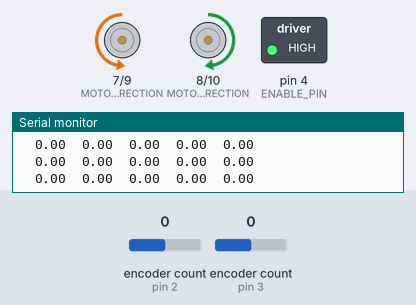
Recording of a sketch running on a simulated Arduino Uno, built with avr-gcc and run on an emulated ATmega328P. Shown: direction and speed pins drawn as motors (green arrow = direction pin HIGH = forward, orange = LOW = backward, longer = more drive), switched loads named in the sketch (green lamp = pin HIGH), the last lines printed to the serial monitor. The inputs (shaded band) are chosen by the test bench; at power-on: encoder count (sensors on pin 2, pin 3) 0.

Above: at 1.2 s.
1.3 s: encoder count (sensor on pin 2) set to 1
At 2.5 s:
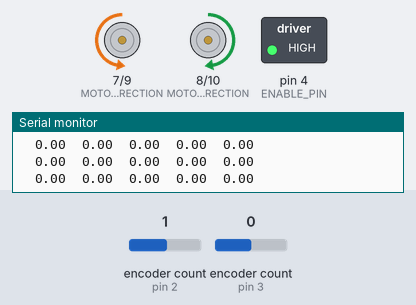
2.8 s: encoder count (sensor on pin 3) set to -1
At 3.7 s:
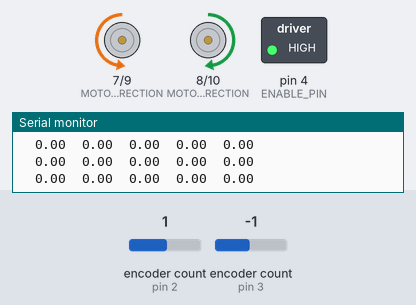
4.3 s: encoder count (sensor on pin 2) set to 5
At 5.0 s:
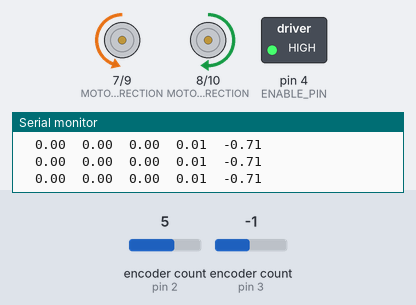
5.8 s: encoder count (sensor on pin 3) set to 3
At 7.2 s:
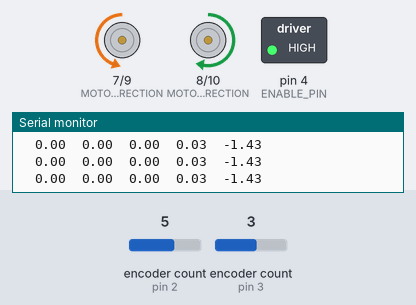
Timing chart, 0 to 8.3 s (numbered marks = the images above; inputs shaded):
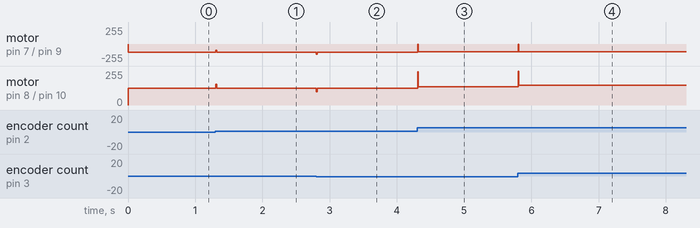

Measured:
- after the input at 1.3 s, motor on pin 7 (MOTOR_1_DIRECTION) / pin 9 (MOTOR_1_PWM): backward 127/255 → backward 97/255 at once, → backward 127/255 0.01 s later; motor on pin 8 (MOTOR_2_DIRECTION) / pin 10 (MOTOR_2_PWM): forward 127/255 → forward 157/255 at once, → forward 127/255 0.01 s later
- after the input at 2.8 s, motor on pin 7 (MOTOR_1_DIRECTION) / pin 9 (MOTOR_1_PWM): backward 127/255 → backward 154/255 at once, → backward 127/255 0.01 s later; motor on pin 8 (MOTOR_2_DIRECTION) / pin 10 (MOTOR_2_PWM): forward 127/255 → forward 100/255 at once, → forward 127/255 0.01 s later
- after the input at 4.3 s, motor on pin 7 (MOTOR_1_DIRECTION) / pin 9 (MOTOR_1_PWM): backward 127/255 → backward 116/255 at once; motor on pin 8 (MOTOR_2_DIRECTION) / pin 10 (MOTOR_2_PWM): forward 127/255 → forward 138/255 at once
- after the input at 5.8 s, motor on pin 7 (MOTOR_1_DIRECTION) / pin 9 (MOTOR_1_PWM): backward 116/255 → stopped at once, → backward 116/255 0.01 s later; motor on pin 8 (MOTOR_2_DIRECTION) / pin 10 (MOTOR_2_PWM): forward 138/255 → forward 149/255 at once

The sketch:

arduino_controller.ino
```cpp
/**
 * This is the "main" file for the Demo1 controller, which contains the setup()
 * and loop() for the actual controller itself.
 *
 * @author Luke Henke
 * @authur Gabe Alcantar-Lopez
 *
 * Class: Seed Lab.
 */
#include "constants.h"
#include <Encoder.h>
#include "functions.h"
#include "phi_controller.h"
#include "rho_controller.h"

// -------- I2C defines --------
#define SLAVE_ADDRESS 0x04

// Setup the wheel encoder.
Encoder rightWheel1(A_1_PIN, B_1_PIN); // right wheel is wheel #1
Encoder leftWheel2(A_2_PIN, B_2_PIN);

void setup() {
    pinMode(MOTOR_1_PWM, OUTPUT);
    pinMode(MOTOR_1_DIRECTION, OUTPUT);
    pinMode(MOTOR_2_PWM, OUTPUT);
    pinMode(MOTOR_2_DIRECTION, OUTPUT);

    // Turn on the ENABLE pin
    pinMode(ENABLE_PIN, OUTPUT);
    digitalWrite(ENABLE_PIN, HIGH);

    // Setup SF / status. LOW is a fault.
    pinMode(STATUS_FLAG, INPUT);

    Serial.begin(74880);
}

void loop() {
    unsigned long start_time = millis();

    static double oldWheel1RPosition = 0;
    static double oldWheel2LPosition = 0;

    // Get the theta's
    double newWheel1RPosition = rightWheel1.read() * 2*PI / COUNTS_PER_ROTATION; // [rad]
    double newWheel2LPosition = -1*leftWheel2.read() * 2*PI / COUNTS_PER_ROTATION; // [rad]

    // Get the theta_dots.
    double rightWheel1Velocity = (newWheel1RPosition - oldWheel1RPosition) / PERIOD * 1e3; // [rad/s]
    double leftWheel2Velocity = (newWheel2LPosition - oldWheel2LPosition) / PERIOD * 1e3; // [rad/s]

    // rho/phi_dot are based on the velocity measurements
    double rho_dot = WHEEL_RADIUS * (rightWheel1Velocity + leftWheel2Velocity) / 2;
    double phi_dot = WHEEL_RADIUS * (rightWheel1Velocity - leftWheel2Velocity) / DISTANCE_B_W_WHEELS;

    // phi/rho (normal) are calculated based on position measurements
    double phi = WHEEL_RADIUS * (newWheel1RPosition - newWheel2LPosition) / DISTANCE_B_W_WHEELS;
    double rho = WHEEL_RADIUS * (newWheel1RPosition + newWheel2LPosition) / 2;

    // If this is demo2, do the turn first, *then* move the 1 foot
    #ifdef DEMO_2
        SET_RHO = 0.0;
        // Only do the PHI controller until we've basically gotten it right
        if (withinEpsilon(phi, SET_PHI, 0.02)) { // withinEpsilon(phi, SET_PHI, 0.01)
            // Then, turn on the RHO controller
            SET_RHO = 0.3048; // 1 foot in meters
        }
    #endif

    // Get the new values from the control system
    double deltaVa = completePhiController(phi_dot, phi);
    double Va = completeRhoController(rho_dot, rho);

    // If both constraints are satisified, shut off the controller
    if (withinEpsilon(phi, SET_PHI, 0.005) && withinEpsilon(rho, SET_RHO, 0.02)) {
        deltaVa = Va = 0;
    }

    // If the VAs are small, then just round them down to 0.
    if (abs(deltaVa) <= 0.3) deltaVa = 0;
    if (abs(Va) <= 0.3) Va = 0;

    // Get wheel voltages from these
    double rightWheel1Voltage = calculateV1(Va, deltaVa);
    double leftWheel2Voltage = calculateV2(Va, deltaVa);

    // Convert to PWM & direction
    double rightWheel1Direction = WHEEL_1_FORWARD, leftWheel2Direction = WHEEL_2_FORWARD;
    if (rightWheel1Voltage < 0) {
        rightWheel1Voltage *= -1;
        rightWheel1Direction = WHEEL_1_BACKWARD;
    }

    if (leftWheel2Voltage < 0) {
        leftWheel2Voltage *= -1;
        leftWheel2Direction = WHEEL_2_BACKWARD;
    }

    double rightWheel1PWM = voltageToPWM(rightWheel1Voltage);
    double leftWheel2PWM = voltageToPWM(leftWheel2Voltage);

    // Set the values
    analogWrite(MOTOR_1_PWM, rightWheel1PWM);
    digitalWrite(MOTOR_1_DIRECTION, rightWheel1Direction);

    analogWrite(MOTOR_2_PWM, leftWheel2PWM);
    digitalWrite(MOTOR_2_DIRECTION, leftWheel2Direction);

    #ifdef DEBUG_MAIN
        // Print values of interest
        // Serial.print(start_time);
        Serial.print("\t");
        Serial.print(rightWheel1Velocity);
        Serial.print("\t");
        Serial.print(leftWheel2Velocity);
        Serial.print("\t");
        // Serial.print(rho_dot);
        // Serial.print("\t");
        // Serial.print(phi_dot);
        // Serial.print("\t");
        Serial.print(rho);
        Serial.print("\t");
        Serial.print(phi);
        Serial.print("\t");
        Serial.print(deltaVa);
        Serial.print("\t");
        // Serial.print(Va);

        // Serial.print(rightWheel1PWM);
        // Serial.print("\t");
        // Serial.print(leftWheel2PWM);
        // Serial.println();
        // Serial.print(start_time);
        // Serial.print("\t");
        // Serial.print(SET_PHI);
        // Serial.print("\t");
        // Serial.print(phi);
        Serial.println();
    #endif

    oldWheel1RPosition = newWheel1RPosition;
    oldWheel2LPosition = newWheel2LPosition;

    unsigned long end_time = millis();

    if (end_time - start_time > PERIOD) {
        Serial.println("ERROR - Main takes too long");
    }

    // Wait for PERIOD time
    while (millis() < start_time + PERIOD);
}
```

constants.h
```cpp
/**
 * This file contains the contains used across the control system, almost all as #DEFINE's
 *
 * @author Luke Henke
 * @authur Gabe Alcantar-Lopez
 *
 * Class: Seed Lab.
 */

#pragma once

#define ENCODER_OPTIMIZE_INTERRUPTS
#define DEBUG_MAIN

// A & B pins for encoder 1
#define A_1_PIN 2
#define B_1_PIN 5

// A & B pins for encoder 2
#define A_2_PIN 3
#define B_2_PIN 6

#define ANGULAR_RESET_PIN 8

// Constants used in the calculations
// TODO: this should be 16*50, since only *one* pin is on an interrupt pin... :/
#define COUNTS_PER_ROTATION (64*50) // 64 if both A&B on interrupt pins, 16 else

// -------- Motor Defines ----------
#define MOTOR_1_PWM 9
#define MOTOR_1_DIRECTION 7

#define MOTOR_2_PWM 10
#define MOTOR_2_DIRECTION 8

#define ENABLE_PIN 4 // for turning off & on the motor
#define STATUS_FLAG 12

#define WHEEL_2_FORWARD HIGH
#define WHEEL_2_BACKWARD LOW

#define WHEEL_1_FORWARD LOW
#define WHEEL_1_BACKWARD HIGH

#define WHEEL_RADIUS 0.0762 // METERS, 3 inches
// outer width = 8 1/8 in
// inner width = 6 3/8 in
// average = 7.25 in -> 0.18415 Meters
#define DISTANCE_B_W_WHEELS (0.18415)

#define PERIOD 10 // in MS
#define BATTERY_MAX_VOLTAGE 8.3

#define SUM_MAX (SET_PHI / 2)

#define SET_RADIUS 2.0
#define SET_TIME 5.0

#define SET_RHO_DOT (PI * SET_RADIUS / SET_TIME)
#define SET_PHI_DOT (PI / SET_TIME) // = PI / t_0

// Set the values here.
// #define SET_PHI 0 // (PI*2) // = 180 degree turn
// #define SET_RHO 3.048 //(0.9144) // 4*0.3048 // in meters

// #define DEMO_2
// static double SET_PHI = (PI)*2.0;
// static double SET_RHO = 0;

static double SET_PHI = 0; //(PI*2.0);
static double SET_RHO = 3.048; //0.9144; // 0.3048 is movement in radians

#define EPSILON 0.5
```

functions.h
```cpp
/**
  * To clean up the main file a little bit, this file exists to pull out generic functions.
  * @author Luke Henke
  *
  * Class: Seed Lab.
  */

// This file is included in multiple areas, so #pragma once is used to prevent redeclaration errors
#pragma once
#include "constants.h"

/**
 * Calculate V1 and V2 from Va and deltaVa
 * @param  Va      Pseudovelocity
 * @param  deltaVa Pseudovelocity
 * @return         V1 or V2
 */
double calculateV1(double Va, double deltaVa) {
    return (Va + deltaVa) / 2.0;
}

double calculateV2(double Va, double deltaVa) {
    return (Va - deltaVa) / 2.0;
}

bool withinEpsilon(double currVal, double setVal) {
    return fabs(currVal - setVal) <= EPSILON;
}

bool withinEpsilon(double currVal, double setVal, double epsilon) {
    return fabs(currVal - setVal) <= epsilon;
}

/**
 * Bound constraints -- can't go above MAX or below MIN
 */
double boundValue(double value, double max, double min) {
    if (value >= max) return max;
    if (value <= min) return min;

    return value;
}

/**
 * Calculates the p-term of a controller
 * @param  currVal current value
 * @param  setVal set value
 * @param  Kp  Kp term
 * @return     result
 */
double pController(double newVal, double setVal, double Kp) {
    return (setVal - newVal) * Kp;
}

/**
 * Calculates the i-term of a controller
 * @param  newVal new value
 * @param  setVal set value
 * @param  sum    the current error sum -- THIS GETS UPDATED
 * @param  Ki     the Ki constant
 * @return        the result of the i-term
 */
double iController(double newVal, double setVal, double& sum, double Ki) {
    if (fabs(newVal - setVal) > 0.4) {
        sum = 0;
        return 0;
    }

    // if (abs(newVal - setVal) <= 0.01) {
    //     sum = 0;
    //     // return 0;
    // }

    sum += (setVal - newVal); // update sum with the new error

    if (sum > SUM_MAX) {
        sum = SUM_MAX;
    } else if (sum < -1*SUM_MAX) {
        sum = -1*SUM_MAX;
    }

    // Serial.print("s: ");
    // Serial.print(sum);
    // Serial.print("\t");
    return Ki * sum * PERIOD / 1e3; // ?? I think I need to convert to seconds?
}

/**
 * Converts [0, BATTERY_MAX_VOLTAGE] |-> [0, 255]
 * @param  voltage the input voltage
 * @return         the output PWM
 */
double voltageToPWM(double voltage) {
    // Ensure we don't go over 255
    if (voltage > BATTERY_MAX_VOLTAGE)
        voltage = BATTERY_MAX_VOLTAGE;

    return voltage * 255.0 / BATTERY_MAX_VOLTAGE;
}
```

phi_controller.h
```cpp
/**
  * This contains the inner and outer phi/angle controller
  *
  * @author Luke Henke
  *
  * Class: Seed Lab.
  */

#include "functions.h"
#include "constants.h"

/**
 * Runs the inner controller: given the desired PhiDot (turning speed), and the current, run the Ki term
 * @param phiDotActual the current PhiDot
 * @param phiDotSet    the desired PhiDot
 */
double innerPhiDotController(double phiDotActual, double phiDotSet) {
    static const double Ki = 900; //900;
    static const double Kp = 5.5; //5.5;
    static double sum = 0;

    double output = pController(phiDotActual, phiDotSet, Kp);
    output += iController(phiDotActual, phiDotSet, sum, Ki);
    return boundValue(output, BATTERY_MAX_VOLTAGE, -1*BATTERY_MAX_VOLTAGE);
}

/**
 * Runs the outer loop of the phi controller
 * @param  phiActual  current angle
 * @param  phiDesired set angle
 * @return
 */
double outerPhiController(double phiActual, double phiDesired) {
    static const double Kp = 10;

    double result = pController(phiActual, phiDesired, Kp);

    // Limit this output... to what?
    static const double limit = 4; // seems to be about the max.
    return boundValue(result, limit, -1*limit);
}

/**
 * The whole shebang
 * @param  phiDotActual the current phi-velocity
 * @param  phiActual    the current angle, phi
 * @return
 */
double completePhiController(double phiDotActual, double phiActual) {
    // get the result from the outer controller
    double phiDotDesired = outerPhiController(phiActual, SET_PHI);

    // return the result from the inner controller
    return innerPhiDotController(phiDotActual, phiDotDesired);
}
```

rho_controller.h
```cpp
/**
  * This file contains the complete rho_controller
  *
  * @author Luke Henke
  *
  * Class: Seed Lab.
  */

#include "functions.h"
#include "constants.h"

/**
 * Runs the inner controller: given the desired PhiDot (turning speed), and the current, run the Ki term
 * @param rhoDotActual the current PhiDot
 * @param rhoDotSet    the desired PhiDot
 */
double innerRhoDotController(double rhoDotActual, double rhoDotSet) {
    static const double Ki = 10;
    static const double Kp = 15;
    static double sum = 0;

    // return pController(rhoDotActual, rhoDotSet, sum, Ki);
    double output = pController(rhoDotActual, rhoDotSet, Kp);
    output += iController(rhoDotActual, rhoDotSet, sum, Ki);
    return boundValue(output, BATTERY_MAX_VOLTAGE, -1*BATTERY_MAX_VOLTAGE);
}

/**
 * Runs the outer loop of the rho controller
 * @param  rhoActual  current meters forward
 * @param  rhoDesired set meters forward
 * @return
 */
double outerRhoController(double rhoActual, double rhoDesired) {
    static const double Kp = 15;

    double result = pController(rhoActual, rhoDesired, Kp);

    // Limit this output... to what?
    static const double limit = 4; // seems to be about the max.
    return boundValue(result, limit, -1*limit);
}

/**
 * The whole shebang
 * @param  rhoDotActual the current rho-velocity
 * @param  rhoActual    the current angle, rho
 * @return
 */
double completeRhoController(double rhoDotActual, double rhoActual) {
    // get the result from the outer controller
    double rhoDotDesired = outerRhoController(rhoActual, SET_RHO);

    // return the result from the inner controller
    double output = innerRhoDotController(rhoDotActual, rhoDotDesired);
    return output;
}
```
